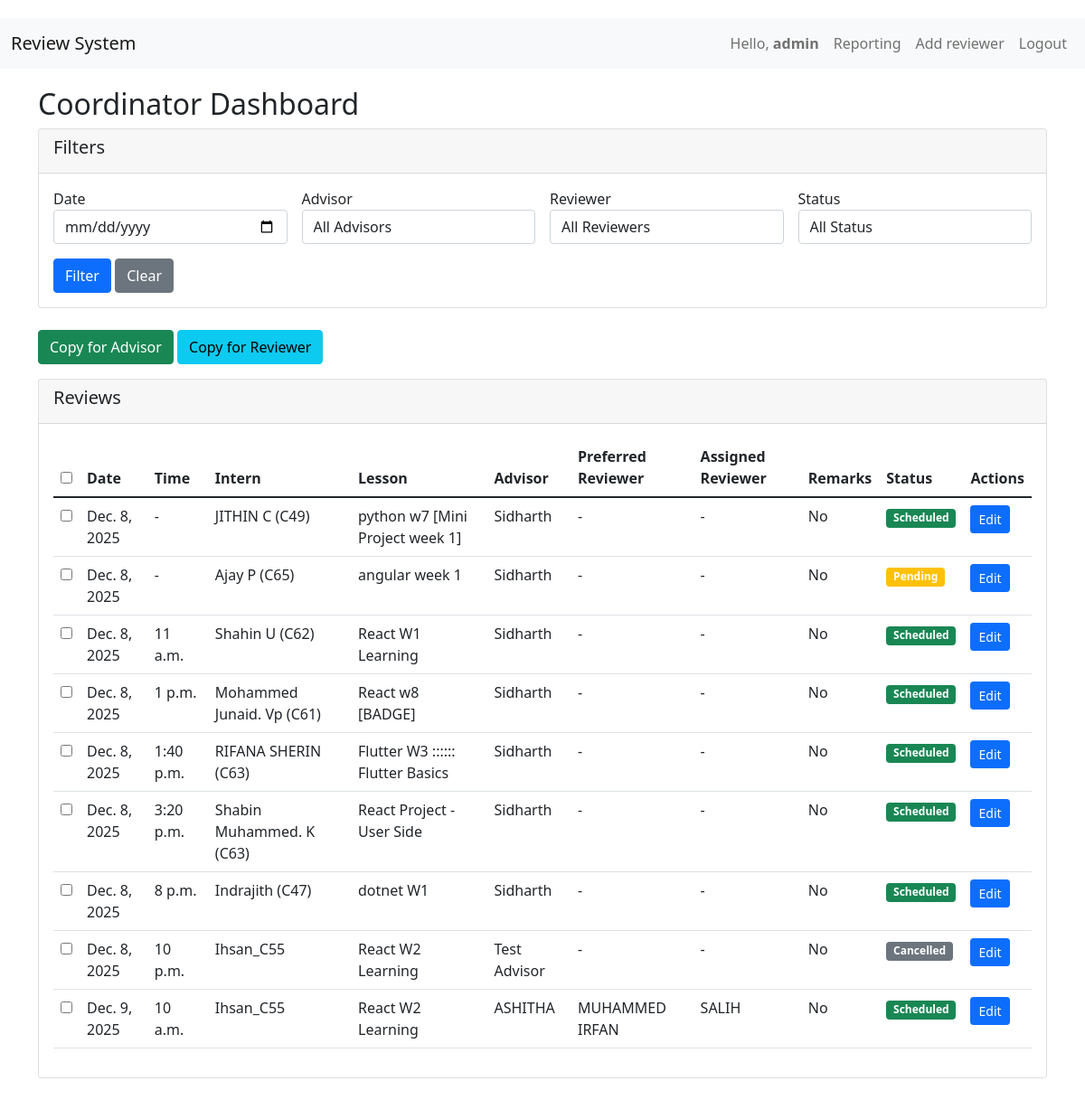
The app's page / (signed in), older data.
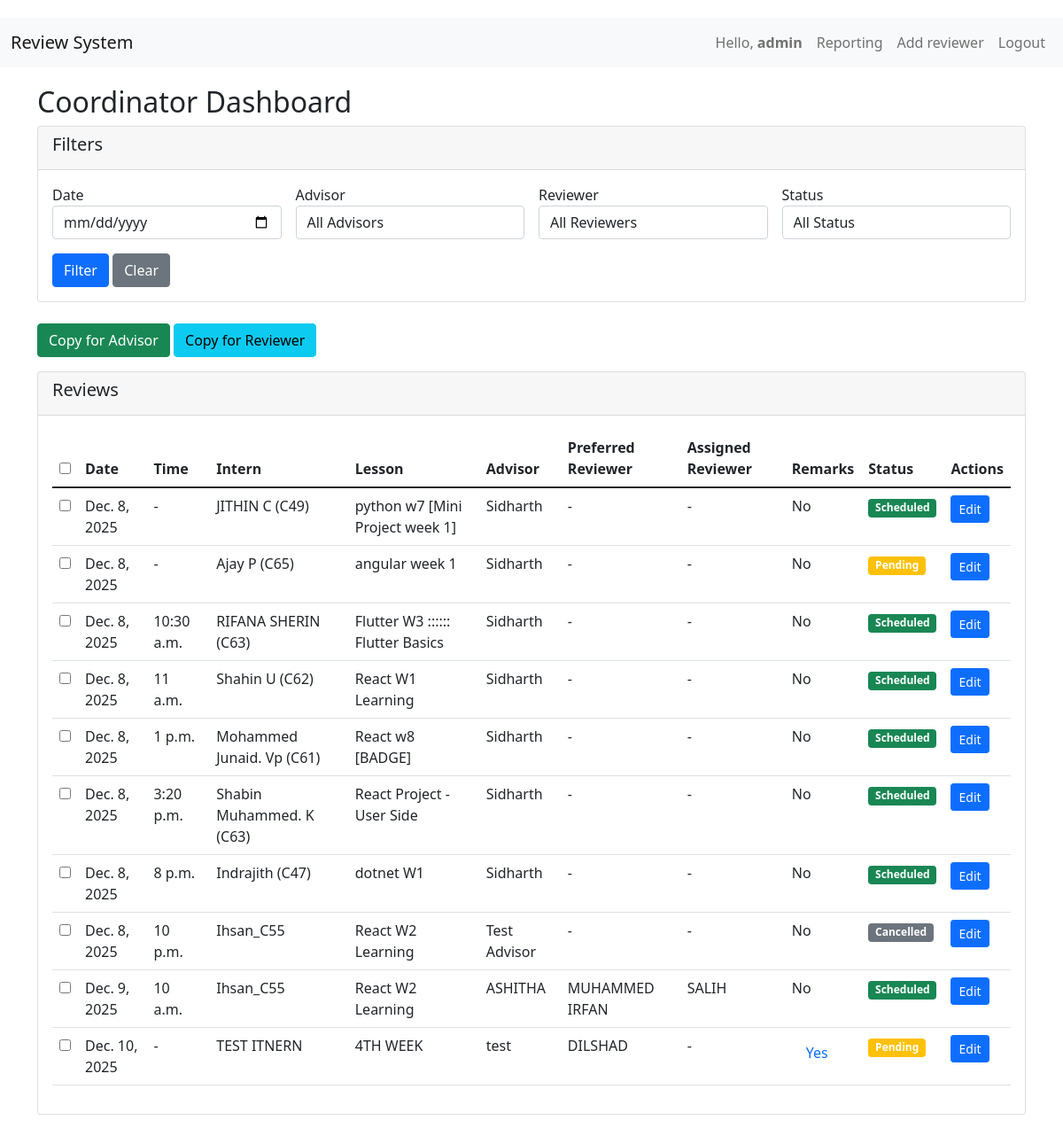
The same page, newer data.
### reviews/models.py (models this page shows, shortened)
class Review(models.Model):
    STATUS_CHOICES = [
        ('pending', 'Pending'),
        ('scheduled', 'Scheduled'),
        ('completed', 'Completed'),
        ('cancelled', 'Cancelled'),
    ]
    date = models.DateField()
    start_time = models.TimeField(null=True, blank=True)
    google_meet_link = models.URLField(blank=True)
    intern_name = models.CharField(max_length=100)
    lesson_name = models.CharField(max_length=200)
    preferred_reviewer = models.ForeignKey(Reviewer, on_delete=models.SET_NULL,
                                         null=True, blank=True, related_name='preferred_reviews')
    assigned_reviewer = models.ForeignKey(Reviewer, on_delete=models.SET_NULL,
                                        null=True, blank=True, related_name='assigned_reviews')
    status = models.CharField(max_length=20, choices=STATUS_CHOICES, default='pending')
    created_by = models.ForeignKey(User, on_delete=models.SET_NULL, null=True)
    created_at = models.DateTimeField(auto_now_add=True)
    remarks = models.TextField(blank=True, null=True, help_text="Additional comments or notes about the review")
    class Meta:
        ordering = ['date', 'start_time']

class Reviewer(models.Model):
    name = models.CharField(max_length=100)
    stack = models.CharField(max_length=100, blank=True)

### reviews/views.py (the view)
# urls.py: path('', views.dashboard, name='dashboard'),
@login_required
def dashboard(request):
    if request.user.is_staff:
        return coordinator_dashboard(request)
    else:
        return advisor_dashboard(request)

### templates/coordinator/dashboard.html (shortened to what the changed rows need)
{% extends 'base.html' %}
{% block content %}
<div class="row mb-4">
    <div class="col-md-12">
        <h2>Coordinator Dashboard</h2>
        <div class="card">
            <div class="card-body">
                <table class="table table-hover">
                    <thead>
                        <tr>
                            <th><input type="checkbox" id="selectAll"></th>
                            <th>Date</th>
                            <th>Time</th>
                            <th>Intern</th>
                            <th>Lesson</th>
                            <th>Advisor</th>
                            <th>Preferred Reviewer</th>
                            <th>Assigned Reviewer</th>
                            <th>Remarks</th>
                            <th>Status</th>
                            <th>Actions</th>
                        </tr>
                    </thead>
                    <tbody>
                        {% for review in reviews %}
                        <tr>
                            <td><input type="checkbox" class="review-check" value="{{ review.id }}"></td>
                            <td>{{ review.date }}</td>
                            <td>{{ review.start_time|default:"-" }}</td>
                            <td>{{ review.intern_name }}</td>
                            <td>{{ review.lesson_name }}</td>
                            <td>{{ review.created_by.first_name }} {{ review.created_by.last_name }}</td>
                            <td>{{ review.preferred_reviewer.name|default:"-" }}</td>
                            <td>{{ review.assigned_reviewer.name|default:"-" }}</td>
                            {% if review.remarks == None %}
                            <td>No</td>
                            {% else %}
                            <td><a class="nav-link" href="{% url 'remarks' review.id %}">Yes</a></td>
                            {% endif %}
                            <td>
                                <span class="badge bg-{% if review.status == 'scheduled' %}success{% elif review.status == 'pending' %}warning{% elif review.status == 'completed' %}info{% else %}secondary{% endif %}">
                                    {{ review.get_status_display }}
                                </span>
                            </td>
                            <td>
                                <a href="{% url 'update_review' review.id %}" class="btn btn-sm btn-primary">Edit</a>
                            </td>
                        </tr>
                        {% empty %}
                        <tr>
                            <td colspan="10" class="text-center">No reviews found</td>
                        </tr>
                        {% endfor %}
                    </tbody>
                </table>
            </div>
        </div>
    </div>
</div>
{% endblock %}

Row changes from the older to the newer data that the page shows:
changed Review "RIFANA SHERIN (C63)": start_time "1:40 p.m." → "10:30 a.m."; moves up the list
added Review: date "Dec. 10, 2025", start_time "-", intern_name "TEST ITNERN", lesson_name "4TH WEEK", created_by.first_name "test", preferred_reviewer.name "DILSHAD", assigned_reviewer.name "-", shows "Yes", status "Pending"
